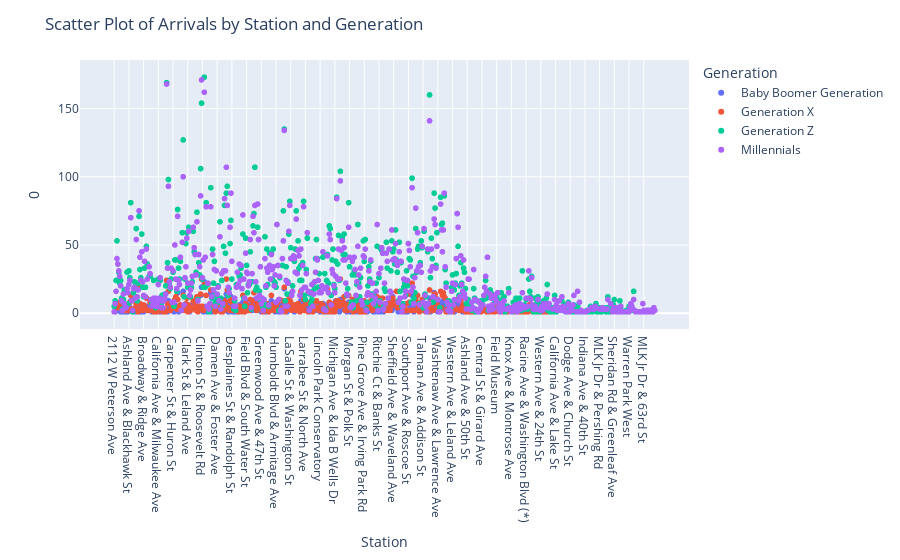

The code cell stored with this chart in its notebook:
### Code cell
# Reset the index of the grouped data
ungrouped_data = station_generation_groups.size().reset_index()

# Create a scatter plot
fig = px.scatter(ungrouped_data, x="to_station_name", y=0, color="generation",
                 labels={"to_station_name": "Station", "size": "Number of Arrivals", "generation": "Generation"})

# Customize the layout
fig.update_layout(title="Scatter Plot of Arrivals by Station and Generation")

# Display the plot
fig.show()

### Figure 1 — Plotly figure (JSON) as saved in the notebook; plotly's stock layout.template omitted (floating-point values rounded to 4 significant figures; data arrays with more than 128 entries replaced by an {"elided": "..."} marker saying what was removed)
{"data": [{"hovertemplate": "Generation=Baby Boomer Generation<br>Station=%{x}<br>0=%{y}<extra></extra>", "legendgroup": "Baby Boomer Generation", "marker": {"color": "#636efa", "symbol": "circle"}, "mode": "markers", "name": "Baby Boomer Generation", "showlegend": true, "type": "scattergl", "x": {"elided": "384 str values"}, "xaxis": "x", "y": {"elided": "384 int values"}, "yaxis": "y"}, {"hovertemplate": "Generation=Generation X<br>Station=%{x}<br>0=%{y}<extra></extra>", "legendgroup": "Generation X", "marker": {"color": "#EF553B", "symbol": "circle"}, "mode": "markers", "name": "Generation X", "showlegend": true, "type": "scattergl", "x": {"elided": "434 str values"}, "xaxis": "x", "y": {"elided": "434 int values"}, "yaxis": "y"}, {"hovertemplate": "Generation=Generation Z<br>Station=%{x}<br>0=%{y}<extra></extra>", "legendgroup": "Generation Z", "marker": {"color": "#00cc96", "symbol": "circle"}, "mode": "markers", "name": "Generation Z", "showlegend": true, "type": "scattergl", "x": {"elided": "554 str values"}, "xaxis": "x", "y": {"elided": "554 int values"}, "yaxis": "y"}, {"hovertemplate": "Generation=Millennials<br>Station=%{x}<br>0=%{y}<extra></extra>", "legendgroup": "Millennials", "marker": {"color": "#ab63fa", "symbol": "circle"}, "mode": "markers", "name": "Millennials", "showlegend": true, "type": "scattergl", "x": {"elided": "548 str values"}, "xaxis": "x", "y": {"elided": "548 int values"}, "yaxis": "y"}], "layout": {"legend": {"title": {"text": "Generation"}, "tracegroupgap": 0}, "margin": {"t": 60}, "title": {"text": "Scatter Plot of Arrivals by Station and Generation"}, "xaxis": {"anchor": "y", "domain": [0, 1], "title": {"text": "Station"}}, "yaxis": {"anchor": "x", "domain": [0, 1], "title": {"text": "0"}}}}
